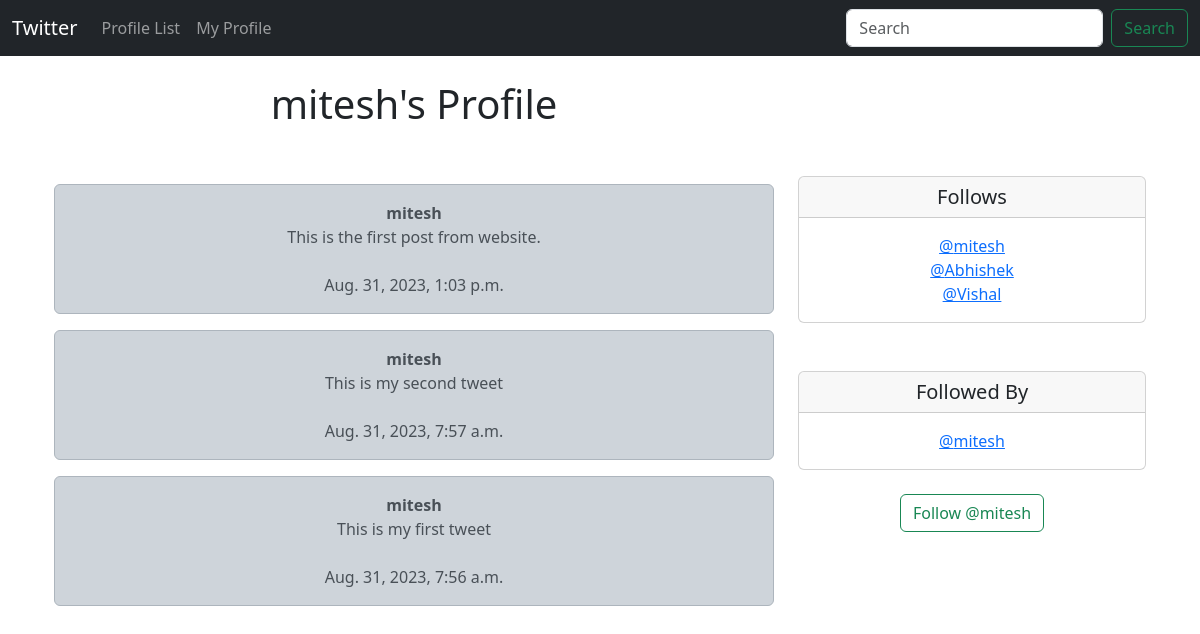
The app's page /profile/1 (signed in) with its own data.
### twitter/models.py (models this page shows, shortened)
class Profile(models.Model):
    user = models.OneToOneField(User, on_delete=models.CASCADE)
    follows = models.ManyToManyField("self", related_name="followed_by", symmetrical=False, blank=True)
    date_modified = models.DateTimeField(User, auto_now=True)
    def __str__(self) -> str:
        return self.user.username

class Tweet(models.Model):
    user = models.ForeignKey(User, related_name="tweets", on_delete=models.DO_NOTHING)
    body = models.CharField(max_length=200)
    created_at = models.DateTimeField(auto_now_add=True)

### twitter/views.py (the view, shortened to what this page needs)
# urls.py: path('profile/<int:pk>', views.profile, name='profile'),
def profile(request, pk):
    if request.user.is_authenticated:
        profile = Profile.objects.get(user_id=pk)
        tweets = Tweet.objects.filter(user_id=pk).order_by("-created_at")
        return render(request, 'profile.html', {"profile":profile, "tweets":tweets})
    else:
        messages.success(request, ("You must be loggedin to see this page.."))

### twitter/templates/profile.html (shortened to what this page needs)
{% extends 'base.html' %}
{% block content %}
{% if profile %}
    <div class="container text-center">
        <div class="row">
            <div class="col-8">
                <h1>{{ profile.user.username}}'s Profile</h1><br/><br/>
                {% if tweets %}
                  {% for tweet in tweets %}
                    <div class="alert alert-dark" role="alert">
                        <strong>{{tweet.user}}</strong><br/>
                        {{tweet.body}}<br/><br/>
                        {{tweet.created_at}}
                    </div>
                  {% endfor %}
                {% endif %}
            </div>
            <div class="col-4">
              <br/><br/><br/><br/>
              <div class="card">
                <h5 class="card-header">Follows</h5>
                <div class="card-body">
                  <p class="card-text">
                    {% for following in profile.follows.all %}
                        <a href="{% url 'profile' following.user.id %}">@{{ following }} </a><br/>
                    {% endfor %}
                  </p>
                </div>
              </div>
              <br/><br/>
              <div class="card">
                <h5 class="card-header">Followed By</h5>
                <div class="card-body">
                  <p class="card-text">
                    {% for following in profile.followed_by.all %}
                        <a href="{% url 'profile' following.user.id %}">@{{ following }} </a><br/>
                    {% endfor %}
                  </p>
                </div>
              </div>
              <br/>
              <form method=POST>
                {% if profile in user.profile.follows.all %}
                  <button class="btn btn-outline-danger" name="follow" value="unfollow" type="submit">
                    Unfollow @{{profile.user.username|lower}}
                  </button>
                {% else %}
                <button class="btn btn-outline-success" name="follow" value="follow" type="submit">
                  Follow @{{profile.user.username|lower}}
                </button>
                {% endif %}
              </form>
            </div>
        </div>
    </div>
{% endif %}
{% endblock content %}

### records on screen
Profile: user.username "mitesh"
Tweet: user "mitesh", body "This is the first post from website.", created_at "Aug. 31, 2023, 1:03 p.m."
Tweet: user "mitesh", body "This is my second tweet", created_at "Aug. 31, 2023, 7:57 a.m."
Tweet: user "mitesh", body "This is my first tweet", created_at "Aug. 31, 2023, 7:56 a.m."
Profile: user.username "Abhishek"
Profile: user.username "Vishal"
